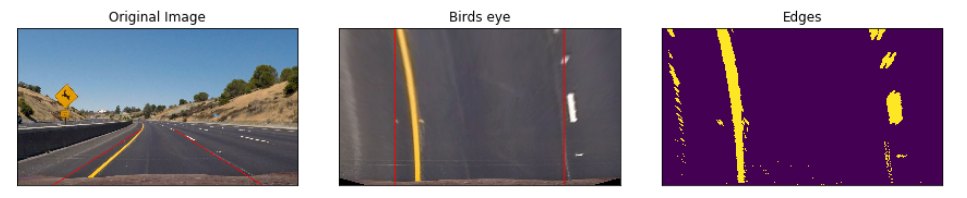
#> input picture examples/Birds_eye.png, 967 x 198 px, given as the content of the folder camera_cal, which was not available
$ jupyter execute --allow-errors Advanced_Lanes.ipynb   (shell and % lines are left out)   (older library calls are emulated)   (text cells are left out)
#> lines starting #> are read from the running program, lines starting #| are printed output that depends on the picture; pictures that were not available may be replaced by others from this repository, and a replacement may not be noted
### Source/img_processing.py
"""
This file contains all the routines we use to obtain the lanes in an image.
That includes undistorting the image, trying different colour channels,
using gradient as well thresholding for edge detection,
and applying the bird's eye transformation.
"""
import numpy as np
import cv2
import glob
import matplotlib.pyplot as plt
import os


# Undistort using global mtx and dist
def undistort(img, mtx, dist):
    return cv2.undistort(img, mtx, dist, None, mtx)

# Obtaining Bird's eye view (when using the right src and dst points)
def warp_image(img, src, dst):
    len_Y, len_X = img.shape[:2]
    M = cv2.getPerspectiveTransform(src, dst)
    warped = cv2.warpPerspective(img, M, (len_X, len_Y))
    return warped

# Draw lines to inspect accuracy of Bird's eye view
# [121 lines left out: functions draw_lines, crop_lanes, hsvscale, dir_threshold, mag_thresh, abs_sobel_thresh and 2 more, not called in this run]

### Source/cLane.py
"""
We define the class cLane
This class allows us to store the most recent lane parameters
and it also contains some useful methods (curvature, distance to centre)
"""

import numpy as np
from collections import deque

m_per_pix_y = 30/720 # meters per pixel in y dimension
m_per_pix_x = 3.7/720 # meteres per pixel in x dimension

class cLane():

    def __init__(self, img_size):

        self.detected = False
        # parameters of up to the last 5 fittings
        self.coefficients = deque(maxlen=5)
        #radius of curvature of the line in some units
        self.radius_of_curvature = None
        #distance in meters of vehicle center from the line
        self.line_base_pos = None
        #difference in fit coefficients between last and new fits
        self.diffs = np.array([0,0,0], dtype='float')
        #Image size for generating lane pixels
        self.img_size = img_size
        #x values for detected lane pixels
        self.allx = None
        #y values for detected lane pixels
        self.ally = None
        #count number of times we didn't identify lanes
        self.dropped_frames = 0

    # [11 lines left out: functions compute_rad_curv, compute_dist_camera, not called in this run]

    def averaged_fit(self):
        return np.array(self.coefficients).mean(axis=0)

    # [4 lines left out: function get_points, not called in this run]

### Advanced_Lanes.ipynb
[cell 1]
import numpy as np
import cv2
import glob
import matplotlib.pyplot as plt
import os

# termination criteria
criteria = (cv2.TERM_CRITERIA_EPS + cv2.TERM_CRITERIA_MAX_ITER, 30, 0.001)
# prepare object points, like (0,0,0), (1,0,0), (2,0,0) ....,(6,5,0)
objp = np.zeros((6*9,3), np.float32)
objp[:,:2] = np.mgrid[0:9,0:6].T.reshape(-1,2)
# Arrays to store object points and image points from all the images.
objpoints = [] # 3d points in real world space
imgpoints = [] # 2d points in image plane.
# Make a list of calibration images
calibration_dir = 'camera_cal'
example_dir = 'examples'
images = [os.path.join(calibration_dir, x) for x in os.listdir(calibration_dir)]
# Step through the list and search for chessboard corners
notfound = []
notfoundname = []
image_size = (cv2.imread(images[0]).shape[0], cv2.imread(images[0]).shape[1])
#> image_size = (198, 967)
for fname in images:
    img = cv2.imread(fname)
#> img is the input picture: shape (198, 967, 3); mean B, G, R 142.8, 124.7, 138.8
    img = cv2.cvtColor(img,cv2.COLOR_BGR2GRAY)
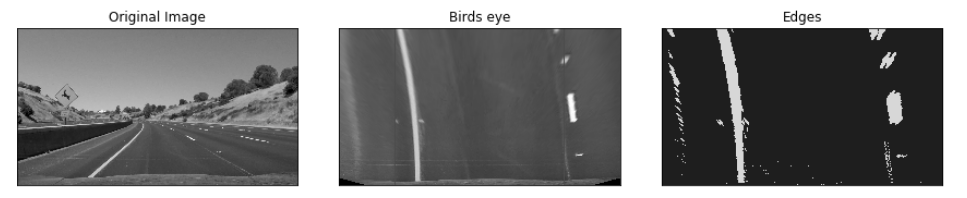
#> img: shape (198, 967); min 0, max 255, mean 130.9
    img = cv2.equalizeHist(img)
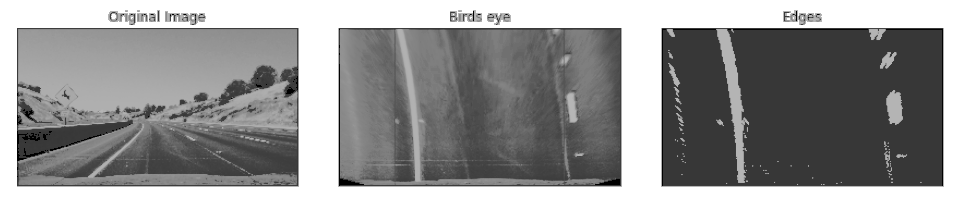
#> img: shape (198, 967); min 0, max 255, mean 143.9

    # Find the chessboard corners
    ret, corners = cv2.findChessboardCorners(img, (9,6),None)
#> ret = False; corners = None

    # If found, add object points, image points
    if ret == True:
        objpoints.append(objp)
        imgpoints.append(corners)

        # Draw and save the corners
        corners2 = cv2.cornerSubPix(img,corners,(11,11),(-1,-1),criteria)
        img = cv2.drawChessboardCorners(img, (9,6), corners, ret)

        #cv2.imwrite(example_dir + "/drawn" +fname[22:],img)
    else:
        notfound.append(img)
        notfoundname.append(fname)
if len(notfound) > 0:
    print("Could not find chessboard in " + str(len(notfound)) + " of the images.")
#| Could not find chessboard in 1 of the images.
    image_string = ""
    for x in notfoundname:
        image_string += " " + x[11:] + ","
    print("These images are: " + image_string)

else:
    print("Sucessfully found chessboards in all the images.")
cv2.destroyAllWindows()

#> (a cell that did not finish here is left out)

[cell 3]
## Load Test images
test_dir = 'test_images'
test_images = [os.path.join(test_dir, x) for x in os.listdir(test_dir)]
test = cv2.imread(test_images[0])
image = cv2.cvtColor(test, cv2.COLOR_BGR2RGB)
len_Y, len_X = test.shape[:2]
#> len_Y = 198; len_X = 967
vertices=[]

fig = plt.figure(figsize = (30, 40))
fig.subplots_adjust(left = 0, right = 1, bottom = 0, top = 1, hspace = 0.05, wspace = 0.15)
axis = fig.add_subplot(1, 5, 1, xticks=[], yticks=[])
axis.set_title('Original Image', fontsize=12)
axis.imshow(image)
#> (the rest of this cell did not finish here and is left out)

[cell 4]
from Source import img_processing as ip

#> (a cell that did not finish here is left out)

[cell 6]
## We  played around with the source and destination points

top_ = 0.44
btm_ = 0.1275
y_ = 0.65
src = np.float32([ [btm_*len_X, len_Y], [(1-btm_)*len_X, len_Y], [(1-top_)*len_X, y_*len_Y], [top_*len_X, y_*len_Y] ])
dst = np.float32([ [.2*len_X, len_Y], [(1-.2)*len_X, len_Y], [(1-.2)*len_X, 0.0], [.2*len_X, 0.0] ])

def warp_image(img, src, dst):
    len_Y, len_X = img.shape[:2]
    M = cv2.getPerspectiveTransform(src, dst)
    warped = cv2.warpPerspective(img, M, (len_X, len_Y))
    return warped

def draw_lines(img, points):
    cv2.line(img, (points[0][0], points[0][1]), (points[3][0], points[3][1]), color=[0, 0, 255], thickness=2)
    cv2.line(img, (points[1][0], points[1][1]), (points[2][0], points[2][1]), color=[0, 0, 255], thickness=2)
    return img

#> (a cell that did not finish here is left out)

#> in warp_image, `warped = cv2.warpPerspective(img, M, (len_X, len_Y))`:
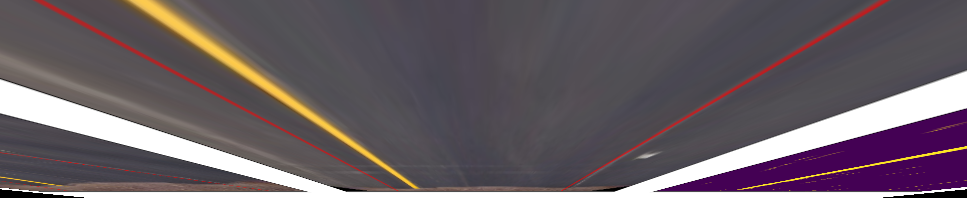
#> warped: shape (198, 967, 3); mean B, G, R 100.5, 93.7, 104.3
    edges = ip.obtain_edges(img, mtx, dist, vertices, 9)
    warped =  ip.warp_image(edges, src, dst)
    fig = plt.figure(figsize = (20, 30))
    fig.subplots_adjust(left = 0, right = 1, bottom = 0, top = 1, hspace = 0.05, wspace = 0.15)
    axis = fig.add_subplot(1, 5, 1, xticks=[], yticks=[])
    axis.set_title('Original Image', fontsize=12)
    axis.imshow(cv2.cvtColor(ip.draw_lines(img, src), cv2.COLOR_BGR2RGB))
    axis = fig.add_subplot(1, 5, 2, xticks=[], yticks=[])
    axis.set_title('Birds eye', fontsize=12)
    axis.imshow(cv2.cvtColor(ip.draw_lines(warp0, dst), cv2.COLOR_BGR2RGB))
    axis = fig.add_subplot(1, 5, 3, xticks=[], yticks=[])
    axis.set_title('Edges', fontsize=12)
    axis.imshow(warped)
    plt.show()

#> (a cell that did not finish here is left out)

[cell 9]
from Source import find_lane
# We have recycled the code provided in the lessons
#> (the rest of this cell did not finish here and is left out)

#> (a cell that did not finish here is left out)

[cell 11]
def plot_lane(img, left_fit, right_fit):
    # Generate x and y values for plotting
    ploty = np.linspace(0, img.shape[0]-1, img.shape[0] )
    zero_ = np.zeros_like(img).astype(np.uint8)

    left_fitx = left_fit[0]*ploty**2 +left_fit[1]*ploty + left_fit[2]
    right_fitx = right_fit[0]*ploty**2 + right_fit[1]*ploty + right_fit[2]

    # Recast the x and y points into usable format for cv2.fillPoly()
    pts_left = np.array([np.transpose(np.vstack([left_fitx, ploty]))])
    pts_right = np.array([np.flipud(np.transpose(np.vstack([right_fitx, ploty])))])
    pts = np.hstack((pts_left, pts_right))

    # Draw the lane onto the warped blank image
    lane = cv2.fillPoly(zero_, np.int32([pts]), (0,255, 0))
    #img = cv2.addWeighted(img, 1, lane, 0.3, 0)
    return lane

image = cv2.cvtColor(test, cv2.COLOR_BGR2RGB)
#> (the rest of this cell did not finish here and is left out)

[cell 12]
import numpy as np
from collections import deque

m_per_pix_y = 30/720 # meters per pixel in y dimension
m_per_pix_x = 3.7/720 # meteres per pixel in x dimension

[cell 13]
# Import everything needed to edit/save/watch video clips
from moviepy.editor import VideoFileClip
from IPython.display import HTML
from Source import cLane as cL

# Initialize left and right lane
left_lane = cL.cLane(test.shape[:2])
right_lane = cL.cLane(test.shape[:2])

$ run again, on examples/Undistorted.png
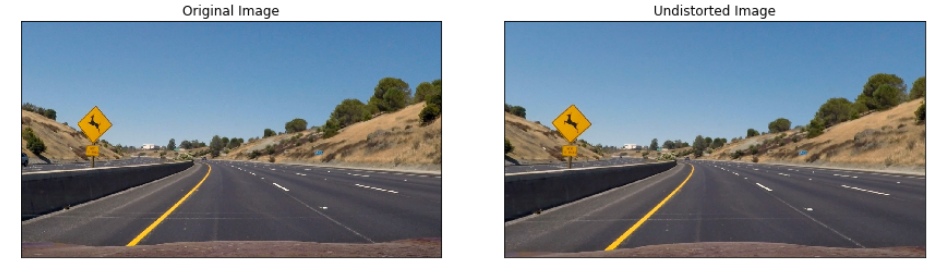
#> input picture examples/Undistorted.png, 948 x 270 px, given as the content of the folder camera_cal, which was not available
#> image_size = (270, 948)
#> img is the input picture: shape (270, 948, 3); mean B, G, R 152.1, 143.9, 134.8
#> `img = cv2.equalizeHist(img)`:
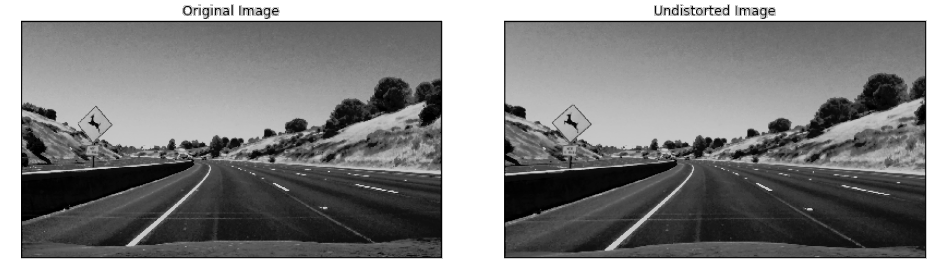
#> img: shape (270, 948); min 0, max 255, mean 133.5
#> ret = False; corners = None
#| Could not find chessboard in 1 of the images.
#> in warp_image, `warped = cv2.warpPerspective(img, M, (len_X, len_Y))`:
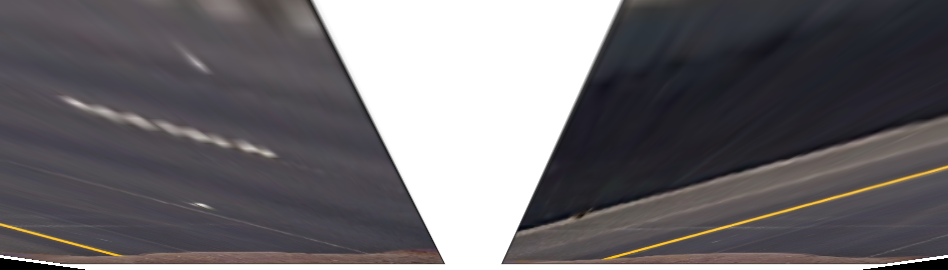
#> warped: shape (270, 948, 3); mean B, G, R 108.9, 105.3, 108.3
